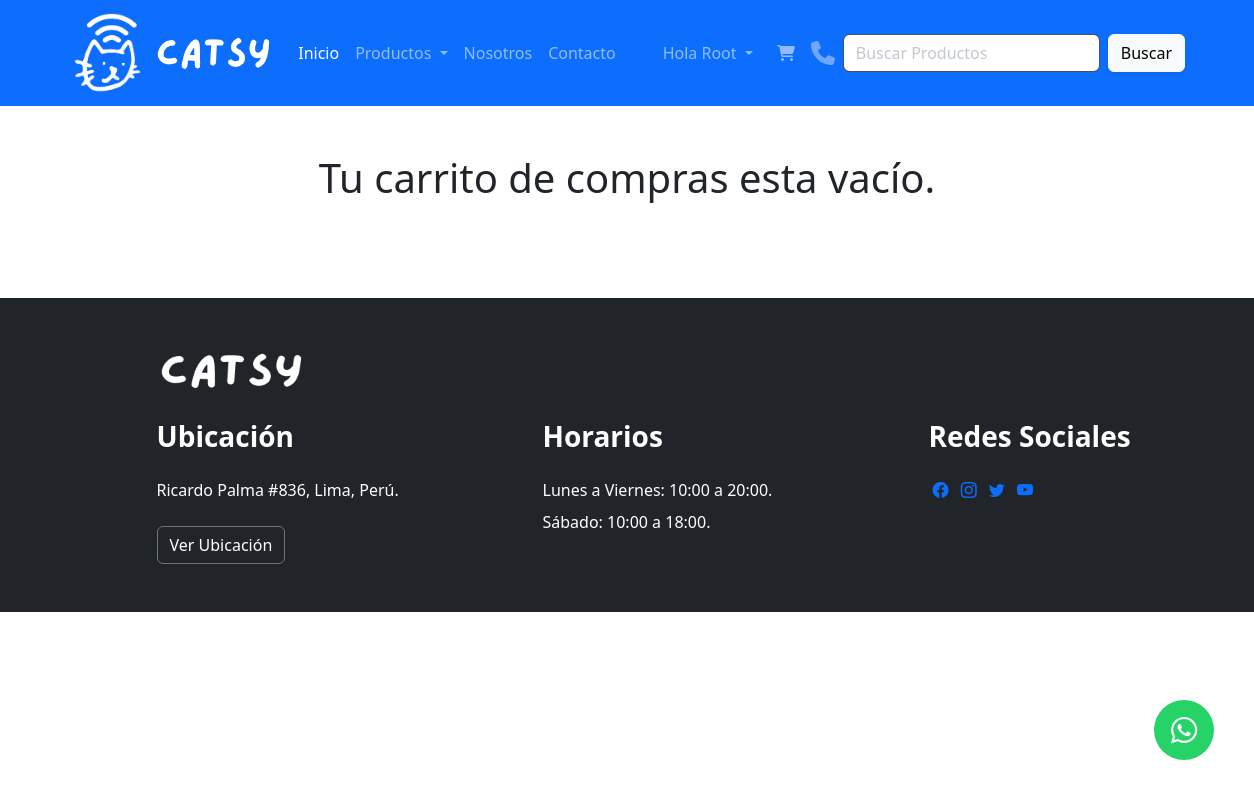
The app's page /cart/ (signed in), older data.
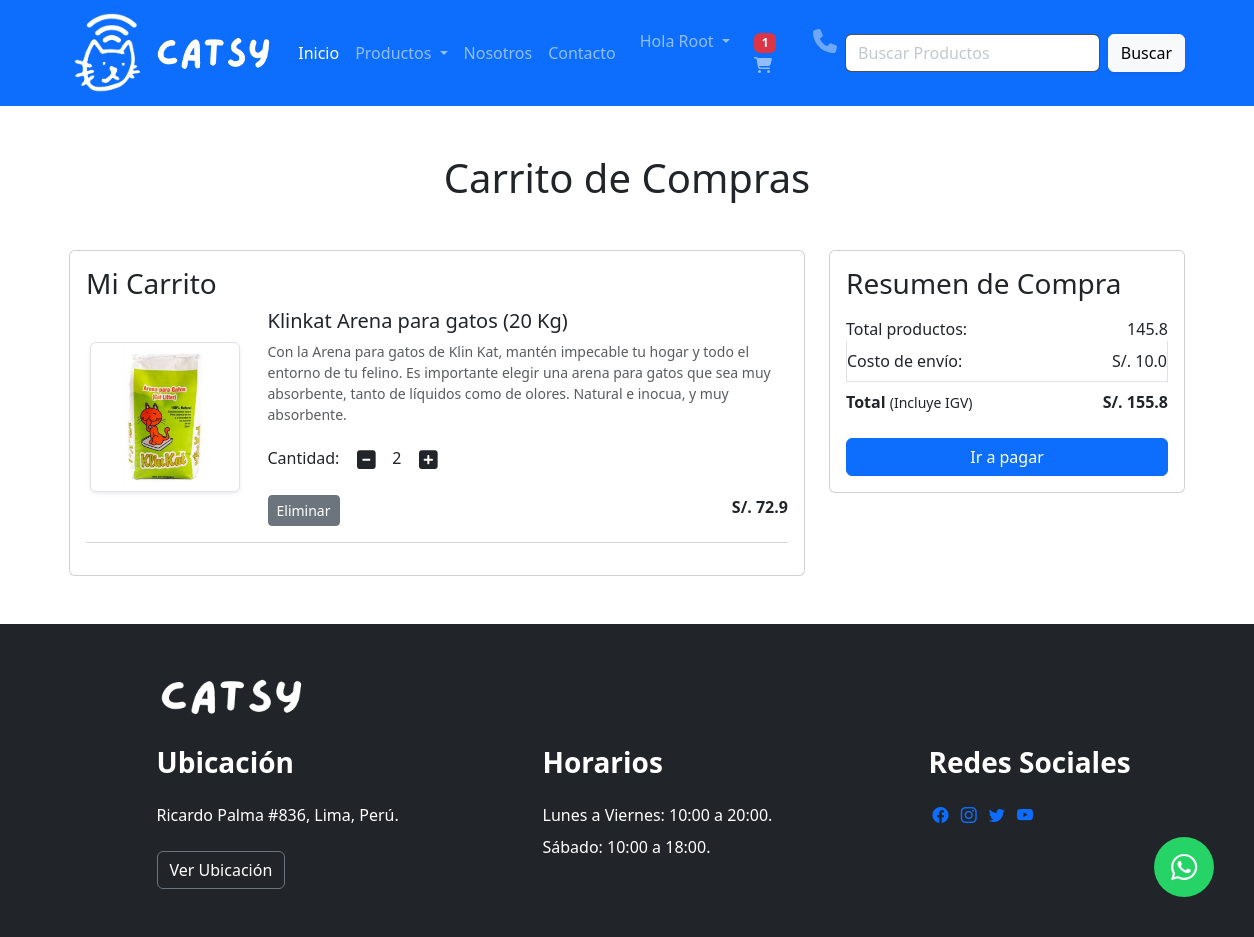
The same page, newer data.
### app/models.py (models this page shows, shortened)
class Cart(models.Model):
    user = models.ForeignKey(User, on_delete=models.CASCADE)
    product = models.ForeignKey(Product, on_delete=models.CASCADE)
    quantity = models.PositiveIntegerField(default=1)

class Product(models.Model):
    title = models.CharField(max_length=100)
    selling_price = models.FloatField()
    discounted_price = models.FloatField()
    description = models.TextField()
    composition = models.TextField()
    prodapp = models.TextField(default='')
    category = models.CharField(choices=CATEGORY_CHOICES, max_length=2)
    product_image = models.ImageField(upload_to='product')

### app/views.py (the view)
# urls.py: path('cart/', views.show_cart, name='showcart'),
def show_cart(request):
    totalitem = 0
    if request.user.is_authenticated:
        totalitem = len(Cart.objects.filter(user=request.user))
    user = request.user
    cart = Cart.objects.filter(user=user)
    amount = 0
    for p in cart:
        value = p.quantity * p.product.discounted_price
        amount += value
    totalamount = amount + 10
    return render(request, 'app/addtocart.html', locals())

### app/templates/app/addtocart.html (shortened to what this page needs)
{% extends 'app/base.html' %}
{% load static %}
{% block content %}
<div class="container my-5">
    <div class="row">
        {% if cart %}
        <h1 class="text-center mb-5">Carrito de Compras</h1>
        <div class="col-sm-8">
            <div class="card">
                <div class="card-body">
                    <h3>Mi Carrito</h3>
                    {% for item in cart %}
                    <div class="row">
                    <div class="col-sm-3 text-center align-self-center"><img src="{{item.product.product_image.url}}" alt="product_img" class="img-fluid img-thumbnail shadow-sm" height="150px" width="150px"></div>
                    <div class="col-sm-9">
                        <div>
                            <h5>{{item.product.title}}</h5>
                            <p class="mb-2 text-muted small"> {{item.product.description}}</p>
                            <div class="my-3">
                            <label for="quantity">Cantidad:</label>
                            <a class="minus-cart btn" pid={{item.product.id}}><i class="fas fa-minus-square fa-lg"></i></a>
                            <span id="quantity">{{item.quantity}}</span>
                            <a class="plus-cart btn" pid={{item.product.id}}><i class="fas fa-plus-square fa-lg"></i></a>
                        </div>
                        <div class="d-flex justify-content-between">
                            <a href="#" class="remove-cart btn btn-sm btn-secondary mr-3" pid={{item.product.id}}>Eliminar</a>
                            <p class="mb-0"><span><strong>S/. {{item.product.discounted_price}}</strong></span></p>
                        </div>
                    </div>
                </div>
            </div>
        <hr class="text-muted">
        {% endfor %}
        </div>
    </div>
</div>
<div class="col-sm-4">
    <div class="card">
        <div class="card-body">
        <h3>Resumen de Compra</h3>
        <ul class="list-group">
            <li class="list-group-item d-flex justify-content-between align-items-center border-0 px-0 pb-0">Total productos:  <span id="amount">{{amount}}</span></li>
            <li class="list-group-item d-flex justify-content-between align-items-center px-0">Costo de envío: <span>S/. 10.0 </span></li>
            <li class="list-group-item d-flex justify-content-between align-items-center border-0 px-0 mb-3">
                <div>
                    <strong>Total</strong> <small>(Incluye IGV)</small>
                </div>
                <strong>S/. <span id="totalamount">{{totalamount}}</strong></span>
            </li>
        </ul>
        <div class="d-grid"><a href="{% url 'checkout' %}" class="btn btn-primary">Ir a pagar</a></div>
    </div>
</div>
</div>
{% else %}
        <h1 class="text-center mb-5">Tu carrito de compras esta vacío.</h1>
{% endif %}
</div>
</div>
<a href="https://wa.me/56976206891?text=Me%20gustaría%20saber%20el%20precio%20del%20producto" class="whatsapp" target="_blank">
    <i class="fab fa-whatsapp whatsapp-icon"></i></a>
{% endblock content %}

### app/templates/app/base.html (shortened to what this page needs)
<!DOCTYPE html>
{% load static %}
<html lang="en">
    <head>
        <link href="https://cdn.jsdelivr.net/npm/bootstrap@5.3.0-alpha3/dist/css/bootstrap.min.css" rel="stylesheet">
        <link rel="stylesheet" href="https://cdnjs.cloudflare.com/ajax/libs/font-awesome/5.15.3/css/all.min.css">
        <link rel="stylesheet" href="{% static 'app/css/owl.carousel.min.css' %}">
        <link rel="stylesheet" href="{% static 'app/css/all.min.css' %}">
        <link rel="stylesheet" href="{% static 'app/css/style.css' %}">
        <link rel="stylesheet" href="https://cdn.jsdelivr.net/npm/bootstrap-icons@1.3.0/font/bootstrap-icons.css">
    </head>
<body>
    <nav class="navbar navbar-expand-lg bg-primary sticky-top" data-bs-theme="dark">
        <div class="container d-flex justify-content-between">
            <a class="navbar-brand" href="/">
                <img src="{% static 'app/images/catsy_logo_sm_white.png' %}" width="80" height="80" alt="catsy_logo">
                <img src="{% static 'app/images/catsy_name_white.png' %}" width="120" height="45"  alt="catsy_logo">
            </a>
            <div class="collapse navbar-collapse" id="navbarSupportedContent">
                <ul class="navbar-nav me-auto mb-2 mb-lg-0">
                    {% if request.user.is_authenticated %}
                    <li class="nav-item">
                        <a class="nav-link active" aria-current="page" href="/">Inicio</a>
                    </li>
                    <li class="nav-item dropdown">
                        <a class="nav-link dropdown-toggle" href="#" role="button" data-bs-toggle="dropdown" aria-expanded="false">
                            Productos
                        </a>
                    </li>
                    <li class="nav-item">
                        <a class="nav-link" href="{% url 'about' %}">Nosotros</a>
                    </li>
                    <li class="nav-item">
                        <a class="nav-link" href="{% url 'contact' %}">Contacto</a>
                    </li>
                </ul>
                <ul class="d-xxl-flex navbar-nav mb-0 mx-2">
                    <li class="nav-item dropdown">
                        <a class="nav-link dropdown-toggle text-capitalize" href="#" aria-expanded="false" id="profileDropdown" role="button" data-bs-toggle="dropdown" aria-expanded="false">Hola {{request.user}} </a>
                    </li>
                    <li class="nav-item mx-2">
                        <a class="nav-link" href="{% url 'showcart' %}"> {% if totalitem > 0 %}<span class="badge bg-danger"> {{ totalitem }} </span>{%endif%}  <i class="fas fa-shopping-cart"></i></a>
                    </li>
                    <li>
                        <a href="tel:+56976206891"><i class="fas fa-phone" style="width: 1.5rem; height: 1.5rem; margin-top: 0.5rem;"></i></a>
                    </li>
                    {% endif %}
                </ul>
                <form class="d-flex" role="search" action="/search">
                    <input class="form-control me-2 bg-white" type="search" placeholder="Buscar Productos" name="search" aria-label="Search">
                    <button class="btn btn-light shadow-sm" type="submit">Buscar</button>
                </form>
            </div>
        </div>
    </nav>
    {% block content %}{% endblock content %}
    <footer class="site-footer section-padding ">
        <div class="container-fluid bg-dark ">
            <div class="row p-5 ">
                <div class="col-12 offset-1">
                    <h2 class="text-white mb-4 me-6 " ><img src="{% static 'app/images/catsy_name_white.png' %}" width="150" height="50"  alt="catsy_logo"> </h2>
                </div>
                <div class="col-lg-3 col-md-7 col-xs-12 tooplate-mt30 text-white offset-1">
                    <h3 class="text-white mb-lg-4 mb-3"><strong>Ubicación</strong></h3>
                    <p>Ricardo Palma #836, Lima, Perú.</p>
                    <a href=https://goo.gl/maps/989t2Grs5NpPUbCk8 target="_blank" class="custom-btn btn btn-dark mt-2 border border-secondary">Ver Ubicación</a>
                </div>
                <div class="col-lg-3 col-md-5 col-xs-12 tooplate-mt30 text-white offset-1 ">
                    <h3 class="text-white mb-lg-4 mb-3"><strong>Horarios</strong></h3>
                    <p class="mb-2">Lunes a Viernes: 10:00 a 20:00.</p>
                    <p class="mb-2">Sábado: 10:00 a 18:00.</p>
                </div>
                <div class="col-lg-3 col-md-6 col-xs-12 tooplate-mt30 offset-1">
                    <h3 class="text-white mb-lg-4 mb-3"><strong>Redes Sociales</strong></h3>
                    <a href="https://www.facebook.com" target="_blank" class="mx-1 bi-facebook"></a>
                    <a href="https://www.instagram.com"target="_blank" class="mx-1 bi-instagram" ></a>
                    <a href="https://www.twitter.com/"target="_blank" class="mx-1 bi-twitter"></a>
                    <a href="https://www.youtube.com"target="_blank" class="mx-1 bi-youtube"></a>
                </div>
            </div>
        </div>
    </footer>
</body>
</html>

### app/templates/app/addtocart.html (style rules this page uses)
.whatsapp { position:fixed; width:60px; height:60px; bottom:40px; right:40px; background-color:#25d366; color:#FFF; border-radius:50px; text-align:center; font-size:30px; line-height: 59px; z-index:100; }

Row changes from the older to the newer data that the page shows:
added Cart: product.product_image (picture), product "Klinkat Arena para gatos (20 Kg)", product.description "Con la Arena para gatos de Klin Kat, mantén impecable tu hogar y todo el entorno de tu felino. Es importante elegir una arena para gatos que sea muy absorbente, tanto de líquidos como de olores. Natural e inocua, y muy absorbente.", quantity "2", product.discounted_price "72.9"
Text that changed along with them:
{{ totalitem }}: (not shown) → "1"
{{ amount }}: (not shown) → "145.8"
{{ totalamount }}: (not shown) → "155.8"
text no longer shown: "Tu carrito de compras esta vacío."
text now shown: "Carrito de Compras Mi Carrito Resumen de Compra Total productos: Costo de envío: S/. 10.0 Total (Incluye IGV) S/. Ir a pagar"
